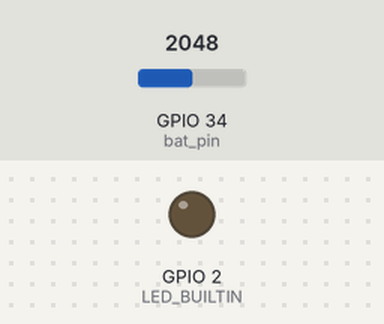
Bench run of a sketch on a simulated ESP32. On the bench: output pins drawn as LEDs (lit = HIGH). The test bench sets the inputs (shaded band); at power-on: GPIO 34 (bat_pin) = 2048. WiFi joins after 1.5 s; servers stay silent unless stated; uploads are accepted with an empty reply; not simulated (calls return 0 or success): WiFiConf.h; pins used as bus, display or sensor lines are not drawn; what the sketch prints to the serial monitor is not drawn. At 2.0 s the program puts the board to deep sleep or switches it off; the recording ends there.

Above: at 0.1 s.
At 1.65 s:
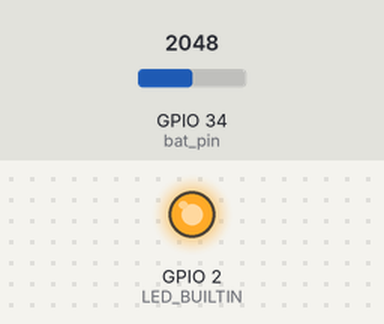
Timing chart, 0 to 2.0 s (numbered marks = the images above):
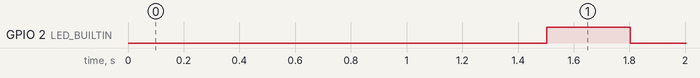

Measured:
- by itself, GPIO 2 (LED_BUILTIN): LOW → HIGH at 1.5 s, → LOW 0.30 s later

The sketch:

PlantSensor.ino
```cpp
#include "WiFi.h" // ESP32 WiFi include
#include "WiFiConf.h" // My WiFi configuration, placed in libaries (eg. home/[yourUser]/arduino-1.8.13-linux64/arduino-1.8.13/libraries/Configuration/WiFiConf.h)
#include <driver/adc.h>
/* WiFiConf.h
 * const char *SSID = "Your SSID";
 * const char *WiFiPassword = "Your Password";
 */
#include <HTTPClient.h>
#include <time.h>


//RTC memory is keepts during deepsleep
//RTC_DATA_ATTR int bootCount = 0; //even if just declared, power will stay switched on, even when defined of in sleep configuration

//init vars
const int plant_pin = 36; // = Needs to be a ADC1 pin. ADC2 ports are blocked when wifi is used!. multiple plants could be messured with one mc. varnumber represents plantId
const int bat_pin = 34;
const int sensorPowerPin = 25;

  int potValue;
  int humVal;
  int tries;


  char api[] = "http://192.168.0.100/api/postReadings";

  //reference values for specific sensor (capacitive soil moisture sensor, seems to workk best)
  int maxWetValue = 1200;
  int maxDryValue = 3000;


void setup() {

      //bootCount ++;
     //pinMode(ADC1_CHANNEL_4, INPUT_PULLDOWN);
     //pinMode(ADC1_CHANNEL_5, INPUT_PULLDOWN);

     pinMode(LED_BUILTIN, OUTPUT);
     digitalWrite(LED_BUILTIN, LOW);//shutdown internal led to safe power
     pinMode(sensorPowerPin, OUTPUT);//only toggle voltage directly before taking messure

     resetVals();
     //Serial.begin(115200);
     //delay(300);

     //Serial.println("booting...");
     //Serial.print("bootcount: ");
     //Serial.println(bootCount);

      //DeepSleep Confuguration for hibernate even shut down rtc memory if not needed
          esp_sleep_pd_config(ESP_PD_DOMAIN_RTC_SLOW_MEM, ESP_PD_OPTION_OFF);
          esp_sleep_pd_config(ESP_PD_DOMAIN_RTC_FAST_MEM, ESP_PD_OPTION_OFF);
          esp_sleep_pd_config(ESP_PD_DOMAIN_RTC_PERIPH, ESP_PD_OPTION_OFF);
          esp_sleep_enable_timer_wakeup(21600e6);//6h
          //esp_sleep_enable_timer_wakeup(3600e6);//testduration
}

void loop() {

   if(ConnectToWiFi()){
    //setSystemTime(); <--currently not needed, server will add time when storing messures

    sendData(api,1, messureHumidity(plant_pin));// <--- repeat for every plant with corresponding pin and PlantId (matches number in pinvariable)
    //eg sendData(api, ,2, messureHumidity(plant_pin));

    WiFi.disconnect();
    //Serial.println("going to take a nap");
     esp_deep_sleep_start();
   }else{
    //Serial.println("failed to connect to wifi");
        //go back to sleep and try next time
        //Serial.println("going to take a nap");
         esp_deep_sleep_start();
   }

}


bool ConnectToWiFi()
{

  WiFi.mode(WIFI_STA);
  WiFi.begin(SSID, WiFiPassword);

      //Serial.print("Connecting to ");
      //Serial.println(SSID);


  uint8_t i = 0;
  while (WiFi.status() != WL_CONNECTED)
  {
    //Serial.print('.');
    delay(500);

    if ((++i % 16) == 0)
    {
        //Serial.println(F(" still trying to connect"));
        return false;
    }
  }
    //Serial.print(F("Connected. My IP address is: "));
    //Serial.println(WiFi.localIP());

  return true;
}

int messureHumidity(int potPin){

    //power up messure pin
    digitalWrite(LED_BUILTIN, HIGH);//for some f***d up reason, sensor reads lower values when led not pulled high bevor reading.....
    digitalWrite(sensorPowerPin, HIGH);
    delay(300);
    potValue = analogRead(potPin);

    if(potValue < 950)potValue = 4000;//in case of voltage drop messure 0


  //translate value to readable range
  humVal = map(potValue, maxDryValue, maxWetValue, 1, 99);

  //limit values outside of defined range (gauge in frontend has range of 1-99)
  if(humVal > 99)
    humVal = 99;

  if(humVal < 1)
    humVal = 1;

    //powerof pin
  digitalWrite(sensorPowerPin, LOW);
  digitalWrite(LED_BUILTIN, LOW);


  return humVal;
}

bool sendData(char api[],int plantId, int val){
  //Serial.print("sending data ");
  //Serial.println(val);

   int batterieLevel = powerCheck();

  HTTPClient http;


        http.begin(api);
        http.addHeader("Content-Type", "application/json");

        //Serial.print("[HTTP] POST...\n");

        // start connection and send HTTP message
        int httpResponseCode = http.POST("{\"plantId\": " + String(plantId) + ", \"hum\": " + String(val) + ", \"power\": " + String(batterieLevel) + "}"); //Send the actual POST request as json
        //int httpResponseCode = http.POST("{\"plantId\": 3, \"hum\": 59, \"power\": 39}"); //Send the actual POST request as json


        // httpCode will be negative on error
        if(httpResponseCode > 0) {

               // HTTP header has been send and Server response header has been handled
               //Serial.printf("[HTTP] POST responsecode: %d\n", httpResponseCode);
               String response = http.getString();
               //Serial.println(response);


        } else {
            //Serial.printf("[HTTP] POST... failed, error: %s\n", http.errorToString(httpResponseCode).c_str());
            delay(500);
            if(tries++ < 2)sendData(api, plantId, val);//retry 2 more times in case of error
            resetVals();
            return false;
        }

        http.end();
        resetVals();
        return true;
}
//currently not needed, server sets time when storing readings in db
void setSystemTime(){

  struct tm timeinfo;

  const char* ntpServer = "pool.ntp.org";
  const long  gmtOffset_sec = 3600;
  const int   daylightOffset_sec = 3600;

  configTime(gmtOffset_sec, daylightOffset_sec, ntpServer);

  getLocalTime(&timeinfo);

  Serial.println(&timeinfo, "%A, %B %d %Y %H:%M:%S");

  Serial.print("Day of week: ");
  Serial.println(&timeinfo, "%A");
  Serial.print("Month: ");
  Serial.println(&timeinfo, "%B");
  Serial.print("Day of Month: ");
  Serial.println(&timeinfo, "%d");
  Serial.print("Year: ");
  Serial.println(&timeinfo, "%Y");
  Serial.print("Hour: ");
  Serial.println(&timeinfo, "%H");
  Serial.print("Hour (12 hour format): ");
  Serial.println(&timeinfo, "%I");
  Serial.print("Minute: ");
  Serial.println(&timeinfo, "%M");
  Serial.print("Second: ");
  Serial.println(&timeinfo, "%S");
}

void resetVals(){
      potValue = 0;
      humVal = 0;
      tries = 0;
}

int powerCheck(){
  Serial.print("batraw");
  Serial.println(analogRead(bat_pin));
  int bat = (map(analogRead(bat_pin), 2000, 4095, 0, 100));//needs to be calibrated for every powersource and corresponding voltage. falling under 2.7v is considered empty

    Serial.print("batteryLevel ");
    Serial.println(bat);

  return bat;
}
```
